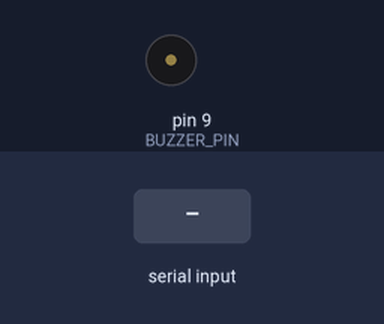
The sketch below on a simulated Arduino Uno, built with avr-gcc and run on an emulated ATmega328P. Shown: buzzer (waves = sounding, pin HIGH). The test bench sets the inputs (shaded band).

Above: at 1.2 s.
1.3 s: "Y" received over Serial
At 1.6 s:
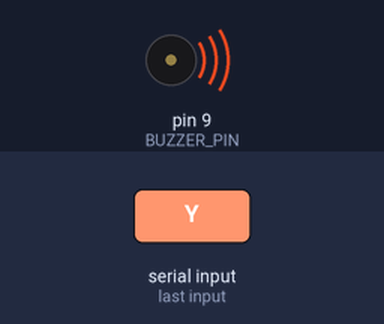
4.3 s: "E" received over Serial
Timing chart, 0 to 12.3 s (numbered marks = the images above; inputs shaded):
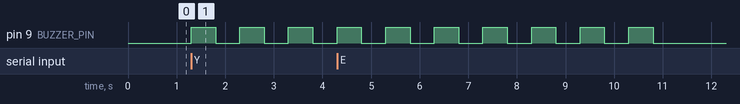

Measured:
- after the input at 1.3 s, pin 9 (BUZZER_PIN): alternates HIGH for 0.50 s and LOW for 0.50 s, starting at once

The sketch:

arduinocode.ino
```cpp
#define BUZZER_PIN 9    // Buzzer pin

void setup() {
  pinMode(BUZZER_PIN, OUTPUT);  // Set buzzer pin as output
  Serial.begin(9600);           // Initialize serial communication
}

void loop() {
  // Check if data is available from the serial port
  if (Serial.available() > 0) {
    char command = Serial.read(); // Read the incoming byte

    // Check the command and control the buzzer accordingly
    if (command == 'Y' || command == 'E') {
      soundBuzzer();  // Sound the buzzer for drowsiness
    } else if (command == 'N') {
      noTone(BUZZER_PIN);  // Turn off the buzzer when normal
    }
  }
}

void soundBuzzer() {
  for (int i = 0; i < 5; i++) {  // Repeat the sound for a few times
    digitalWrite(BUZZER_PIN, HIGH);  // Turn on the buzzer
    delay(500);                      // Buzzer on for 500 milliseconds
    digitalWrite(BUZZER_PIN, LOW);   // Turn off the buzzer
    delay(500);                      // Buzzer off for 500 milliseconds
  }
}
```
